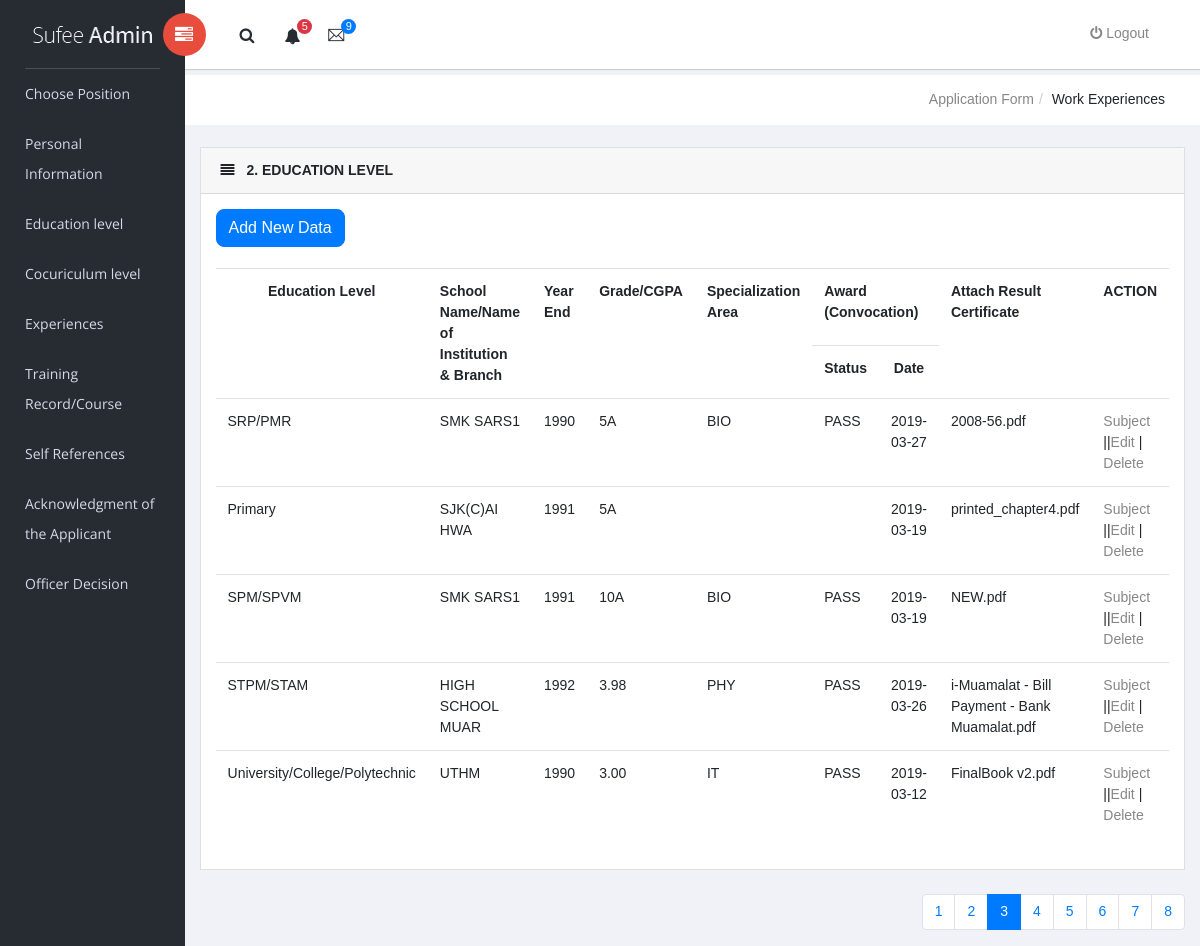
The app's page /sufee-master/education.php (signed in) with its own data.
### tables this page shows
CREATE TABLE `userlist` (
  `user_id` int(11) NOT NULL,
  `name` varchar(50) NOT NULL,
  `user_Ic` char(13) NOT NULL,
  `emailAdd` varchar(50) NOT NULL,
  `password` varchar(50) NOT NULL,
  `confirmpassword` varchar(50) NOT NULL,
  `selected_val` varchar(50) NOT NULL,
  `dateTime` timestamp NOT NULL DEFAULT CURRENT_TIMESTAMP ON UPDATE CURRENT_TIMESTAMP
);

CREATE TABLE `education` (
  `Education_detail_Id` int(11) NOT NULL,
  `user_Ic` char(13) NOT NULL,
  `Edu_Type` varchar(50) NOT NULL,
  `Edu_School` varchar(100) NOT NULL,
  `Edu_Year` year(4) NOT NULL,
  `Edu_Level` varchar(50) NOT NULL,
  `Edu_Specialize` varchar(50) NOT NULL,
  `Edu_Status` varchar(50) NOT NULL,
  `Edu_Date` date NOT NULL,
  `Edu_Cert` varchar(50) NOT NULL,
  `dateTime` timestamp NOT NULL DEFAULT CURRENT_TIMESTAMP ON UPDATE CURRENT_TIMESTAMP
);

### sufee-master/education.php (the view, shortened to what this page needs)
<?php
$db = db_connect();
?>
<!doctype html>
<html class="no-js" lang="en">
<head>
    <link rel="stylesheet" href="vendors/bootstrap/dist/css/bootstrap.min.css">
    <link rel="stylesheet" href="vendors/font-awesome/css/font-awesome.min.css">
    <link rel="stylesheet" href="vendors/themify-icons/css/themify-icons.css">
    <link rel="stylesheet" href="vendors/flag-icon-css/css/flag-icon.min.css">
    <link rel="stylesheet" href="vendors/selectFX/css/cs-skin-elastic.css">
    <link rel="stylesheet" href="assets/css/style.css">
</head>
<body>
				<aside id="left-panel" class="left-panel">
					<nav class="navbar navbar-expand-sm navbar-default">
							<div class="navbar-header">
							<a class="navbar-brand" href="./"><img src="images/logo.png" alt="Logo"></a>
						</div>
						<div id="main-menu" class="main-menu collapse navbar-collapse">
							<ul class="nav navbar-nav">
								<li class="active">
									<a href="i.php"> </i>Choose Position </a>
								</li>
								 <li class="active">
									<a href="1.php"> </i>Personal Information</a>
								</li>
								<li class="active">
									<a href="education.php"> </i>Education level</a>
								</li>
								<li class="active">
									<a href="cocuriculum.php"> </i>Cocuriculum level</a>
								</li>
								 <li class="active">
									<a href="4.php"> </i>Experiences </a>
								</li>
								<li class="active">
									<a href="5.php"> </i>Training Record/Course </a>
								</li>
								<li class="active">
									<a href="6.php"> </i>Self References </a>
								</li>
								<li class="active">
									<a href="7.php"> </i>Acknowledgment of the Applicant</a>
								</li>
								<li class="active">
									<a href="8.php"> </i>Officer Decision </a>
								</li>
							</ul>
						</div>
					</nav>
				</aside>
    <div id="right-panel" class="right-panel">
        <header id="header" class="header">
            <div class="header-menu">
                <div class="col-sm-7">
                    <a id="menuToggle" class="menutoggle pull-left"><i class="fa fa fa-tasks"></i></a>
                    <div class="header-left">
                        <button class="search-trigger"><i class="fa fa-search"></i></button>
                        <div class="dropdown for-notification">
                            <button class="btn btn-secondary dropdown-toggle" type="button" id="notification" data-toggle="dropdown" aria-haspopup="true" aria-expanded="false">
                                <i class="fa fa-bell"></i>
                                <span class="count bg-danger">5</span>
                            </button>
                        </div>
                        <div class="dropdown for-message">
                            <button class="btn btn-secondary dropdown-toggle" type="button"
                                id="message"
                                data-toggle="dropdown" aria-haspopup="true" aria-expanded="false">
                                <i class="ti-email"></i>
                                <span class="count bg-primary">9</span>
                            </button>
                        </div>
                    </div>
                </div>
                    <div class="col-sm-5">
                    <div class="user-area dropdown float-right">
                        <a href="#" class="dropdown-toggle" data-toggle="dropdown" aria-haspopup="true" aria-expanded="false">
                           <a class="nav-link" href="logout.php"><i class="fa fa-power-off"></i> Logout</a>
                        </a>
                    </div>
                </div>
            </div>
<?php
 $qlist = "SELECT * FROM userlist
	  INNER JOIN education ON userlist.user_Ic = education.user_Ic
	  WHERE user_id='".$_SESSION['SESS_USER_ID']."'";
      $reslist = $db->query($qlist);
?>
        </header>
       <div class="breadcrumbs">
            <div class="col-sm-12">
                <div class="page-header float-right">
                    <div class="page-title">
                        <ol class="breadcrumb text-right">
                            <li><a href="#">Application Form</a></li>
                            <li class="active">Work Experiences</li>
                        </ol>
                    </div>
                </div>
            </div>
        </div>
    <form class="form-inline" action="AddEdu.php" method="post" enctype="multipart/form-data" >
         <div class="content mt-3">
            <div class="animated">
                <div class="card">
                    <div class="card-header">
                        <i class="mr-2 fa fa-align-justify"></i>
                        <strong class="card-title" style="font-size:px;">2. EDUCATION LEVEL</strong>
                    </div>
                    <div class="card-body">
							  <button style="border-radius: 8px;" type="button" class="btn btn-primary" data-toggle="modal" data-target="#mediumModal">Add New Data</button>
							  <br/>
							  <br/>
								<table class="table">
									<tbody>
									<tr >
									<th rowspan="2" scope="col" ><label for="Edu_Type">Education Level</label></th>
									<th rowspan="2" scope="col" ><label for="school">School Name/Name of Institution & Branch</label></th>
									<th rowspan="2" scope="col" ><label for="year">Year End</label></th>
									<th rowspan="2" scope="col" ><label for="level">Grade/CGPA</label></th>
                                    <th rowspan="2" scope="col" ><label for="specialize">Specialization Area</label></th>
									<th colspan="2" scope="col"><label for="award">Award (Convocation)</label></th>
									<th rowspan="2" scope="col" ><label for="cert">Attach Result Certificate</label></th>
									<th rowspan="2" scope="col" ><label for="action">ACTION</label></th>
									</tr>
									<tr>
									<th scope="col"><label for="uni_status">Status</label></th>
                                    <th scope="col"><label for="uni_date">Date</label></th>
									</tr>
		   <?php
        while($rowlist = $reslist->fetch_assoc()) {
            echo "<tr>";
            echo "<td style='width:10%'>".$rowlist['Edu_Type']."</td>";
            echo "<td style='width:10%'>".$rowlist['Edu_School']."</td>";
            echo "<td style='width:10%'>".$rowlist['Edu_Year']."</td>";
			echo "<td style='width:5%'>".$rowlist['Edu_Level']."</td>";
            echo "<td style='width:10%'>".$rowlist['Edu_Specialize']."</td>";
            echo "<td style='width:10%'>".$rowlist['Edu_Status']."</td>";
			echo "<td style='width:10%'>".$rowlist['Edu_Date']."</td>";
			echo "<td style='width:5%'>".$rowlist['Edu_Cert']."</td>";
           echo "<td style='width:20%'><a href=\"subject.php?Edu_Type=$rowlist[Edu_Type]\">Subject</a> ||<a href=\"editEdu.php?Education_detail_Id=$rowlist[Education_detail_Id]\">Edit</a> | <a href=\"deleteEdu.php?Education_detail_Id=$rowlist[Education_detail_Id]\" onClick=\"return confirm('Are you sure you want to delete?')\">Delete</a></td>";
        }
        ?>
                                  </tbody>
                              </table>
                            </div>
                        </div>
						</div>
						<div style='float:right;'><nav aria-label="...">
  <ul class="pagination">
   <li class="page-item"><a class="page-link" href="i.php">1</a></li>
    <li class="page-item"><a class="page-link" href="1.php">2</a></li>
    <li class="page-item active" aria-current="page">
      <span class="page-link">
        3
      </span>
    </li>
	<li class="page-item"><a class="page-link" href="cocuriculum.php">4</a></li>
    <li class="page-item"><a class="page-link" href="4.php">5</a></li>
	<li class="page-item"><a class="page-link" href="5.php">6</a></li>
    <li class="page-item"><a class="page-link" href="6.php">7</a></li>
	<li class="page-item"><a class="page-link" href="7.php">8</a></li>
  </ul>
</nav></div>
</div>
            </div>
   <br>
</body>
</html>

### sufee-master/education.php (style rules this page uses)
body { margin: 0; font-family: Arial, Helvetica, sans-serif; font-size:14px; }

### records on screen
userlist: education.Edu_Type "SRP/PMR", education.Edu_School "SMK SARS1", education.Edu_Year "1990", education.Edu_Level "5A", education.Edu_Specialize "BIO", education.Edu_Status "PASS", education.Edu_Date "2019-03-27", education.Edu_Cert "2008-56.pdf", education.Edu_Type "Primary", education.Edu_School "SJK(C)AI HWA", education.Edu_Year "1991", education.Edu_Date "2019-03-19", education.Edu_Cert "printed_chapter4.pdf", education.Edu_Type "SPM/SPVM", education.Edu_Level "10A", education.Edu_Cert "NEW.pdf", education.Edu_Type "STPM/STAM", education.Edu_School "HIGH SCHOOL MUAR", education.Edu_Year "1992", education.Edu_Level "3.98", education.Edu_Specialize "PHY", education.Edu_Date "2019-03-26", education.Edu_Cert "i-Muamalat - Bill Payment - Bank Muamalat.pdf", education.Edu_Type "University/College/Polytechnic", education.Edu_School "UTHM", education.Edu_Level "3.00", education.Edu_Specialize "IT", education.Edu_Date "2019-03-12", education.Edu_Cert "FinalBook v2.pdf"
